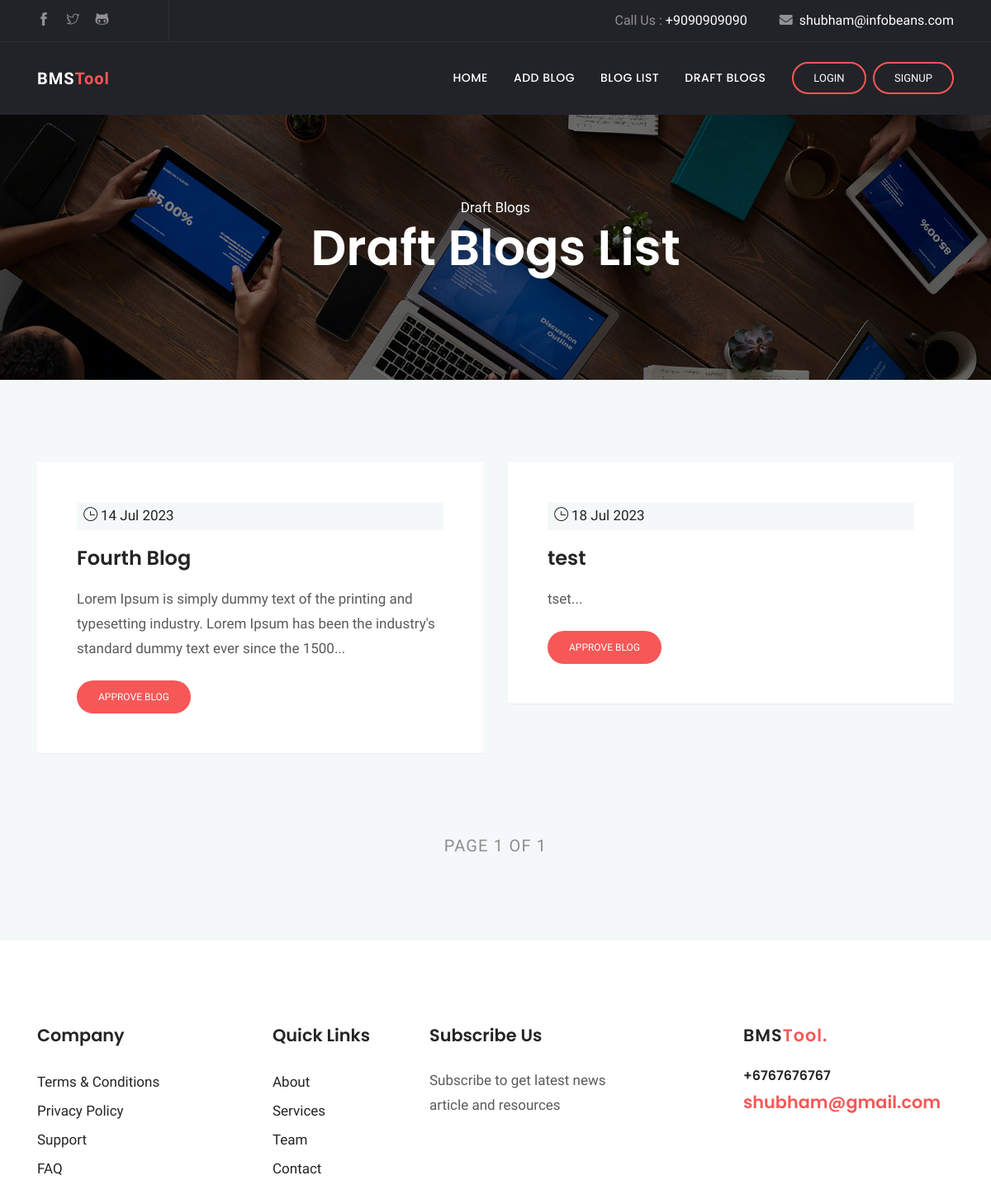
The page /blog_app/draft-blogs/ on the database its author committed.
### blog_app/models.py (models this page shows, shortened)
class Blog(models.Model):
    title = models.CharField(max_length=256, blank=False)
    text  = models.TextField(blank=False)
    author = models.ForeignKey('auth.User', on_delete=models.CASCADE)
    created_date = models.DateTimeField(default=timezone.now)
    published_date =  models.DateTimeField(blank=True, null=True)

### blog_app/views.py (the view)
class DraftBlogList(ListView):
     model = Blog
     context_object_name = 'blog_data'
     template_name = 'blog_draft_list.html'
     paginate_by = 5
     def get_queryset(self) -> QuerySet[Any]:
        return Blog.objects.filter(published_date__isnull = True)

### blog_app/templates/blog_app/blog_draft_list.html (shortened to what this page needs)
{% extends 'blog_app/header.html' %}
{% block body_block %}
<div class="main-wrapper ">
    <section class="page-title bg-1">
      <div class="container">
        <div class="row">
          <div class="col-md-12">
            <div class="block text-center">
              <span class="text-white">Draft Blogs</span>
              <h1 class="text-capitalize mb-4 text-lg">Draft Blogs List</h1>
            </div>
          </div>
        </div>
      </div>
    </section>
    <section class="section blog-wrap bg-gray">
        <div class="container">
            <div class="row">
            {% if blog_data %}
            {% for blog in blog_data%}
            <div class="col-lg-6 col-md-6 mb-5">
                <div class="blog-item">
                    <div class="blog-item-content bg-white p-5">
                        <div class="blog-item-meta bg-gray py-1 px-2">
                            <span class="text-black text-capitalize mr-3"><i class="ti-time mr-1"></i>{{blog.created_date | date:"d M Y"}}</span>
                        </div>
                        <h3 class="mt-3 mb-3">{{blog.title}}</h3>
                        <p class="mb-4">{{blog.text | slice:":150" }}...</p>
                        {% if user.is_authenticated %}
                          <a href="{% url 'blog_app_name:blog-publish' blog.id %}" class="btn btn-small btn-main btn-round-full">Approve Blog</a>
                        {% else %}
                          <a href="{% url 'blog_app_name:login' %}" class="btn btn-small btn-main btn-round-full">Approve Blog</a>
                        {% endif %}
                    </div>
                </div>
                </div>
                {% endfor %}
        {% endif %}
        </div>
        <div class="row justify-content-center mt-5">
          <div class="col-lg-6 text-center">
              <nav class="navigation pagination d-inline-block">
                  <div class="nav-links">
                    <span class="page-numbers current" style="color:#808080e3">
                      Page {{ page_obj.number }} of {{ page_obj.paginator.num_pages }}
                    </span>
                  </div>
              </nav>
          </div>
      </div>
        </div>
    </section>
{% endblock %}

### blog_app/static/css/style.css (style rules this page uses)
html { overflow-x: hidden; }
body { line-height: 1.5; font-family: "Hind", serif; -webkit-font-smoothing: antialiased; font-size: 17px; color: rgba(0, 0, 0, 0.65); }
h1, .h1, h2, .h2, h3, .h3, h4, .h4, h5, .h5, h6, .h6 { font-family: "Poppins", sans-serif; font-weight: 600; color: #242424; }
h1, .h1 { font-size: 2.5rem; }
h3, .h3 { font-size: 1.5rem; }
p { line-height: 30px; }
.btn { display: inline-block; font-size: 14px; font-size: 0.8125rem; font-weight: 400; padding: 1rem 2.5rem; text-transform: uppercase; border-radius: 0; transition: all 0.2s ease; }
.btn-main, .btn-transparent, .btn-small { background: #f75757; color: #fff; transition: all 0.2s ease; }
.btn-small { padding: 10px 25px; font-size: 12px; }
.btn-round-full { border-radius: 50px; }
.bg-gray { background: #f5f8f9; }
.section { padding: 100px 0; }
.overly, .page-title, .slider, .cta, .hero-img { position: relative; }
.overly:before, .page-title:before, .slider:before, .cta:before, .hero-img:before { content: ""; position: absolute; left: 0; top: 0; bottom: 0; right: 0; width: 100%; height: 100%; opacity: 0.5; background: #000; }
.text-black { color: #242424; }
.text-lg { font-size: 3.75rem; }
a { color: #242424; text-decoration: none; }
.page-title { padding: 100px 0; }
.page-title .block h1 { color: #fff; }
.bg-1 { background: url("../images/bg/home-2.jpg") no-repeat 50% 50%; background-size: cover; }
.blog-item-content h3 { line-height: 36px; }
.pagination .nav-links a, .pagination .nav-links span.current { font-size: 20px; font-weight: 500; color: #c9c9c9; margin: 0 10px; text-transform: uppercase; letter-spacing: 1.2px; }
.pagination .nav-links span.current, .pagination .nav-links a.next, .pagination .nav-links a.prev { color: #242424; }
.blog-item { border-bottom: 1px solid rgba(0, 0, 0, 0.05); }

### rows shown on the page
Blog: created_date "14 Jul 2023", title "Fourth Blog", text "Lorem Ipsum is simply dummy text of the printing and typesetting industry. Lorem Ipsum has been the industry's standard dummy text ever since the 1500"
Blog: created_date "18 Jul 2023", title "test", text "tset"

### other values the page prints
{{ page_obj.number }} "1"
{{ page_obj.paginator.num_pages }} "1"
